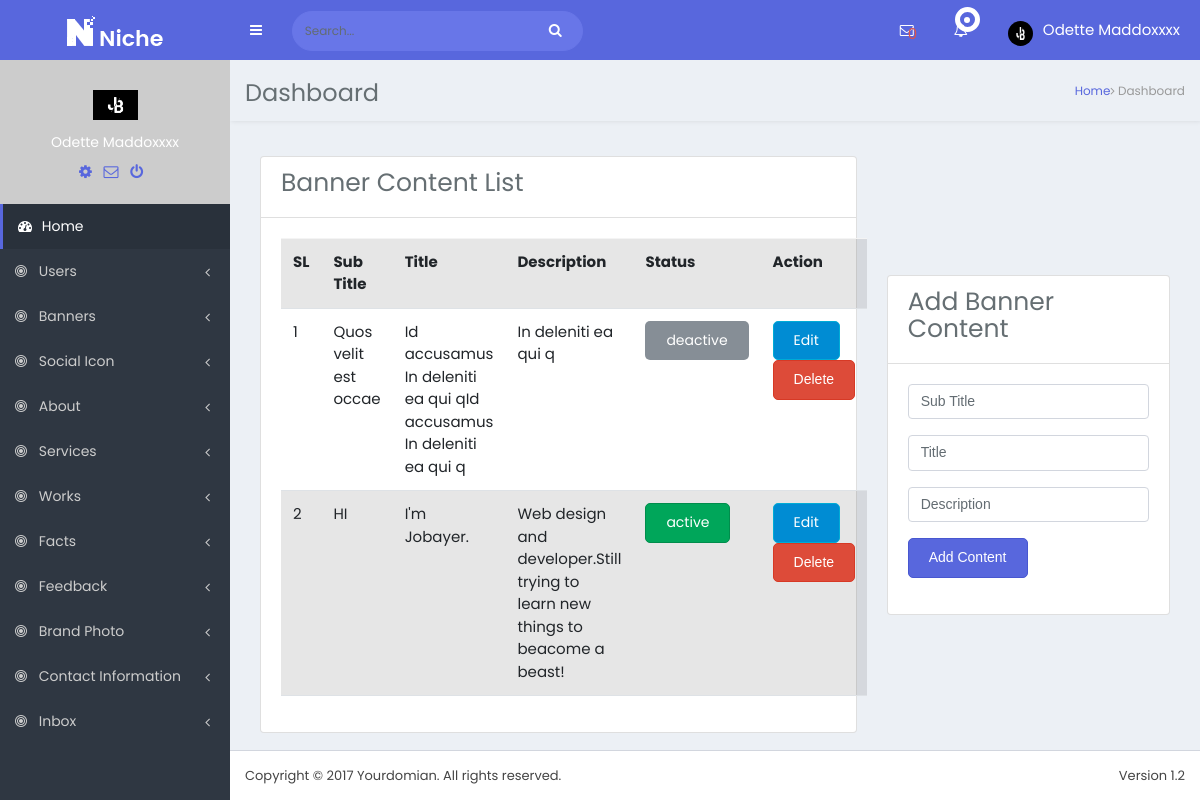
Page /banners/add_banner.php (signed in) on the earlier database version.
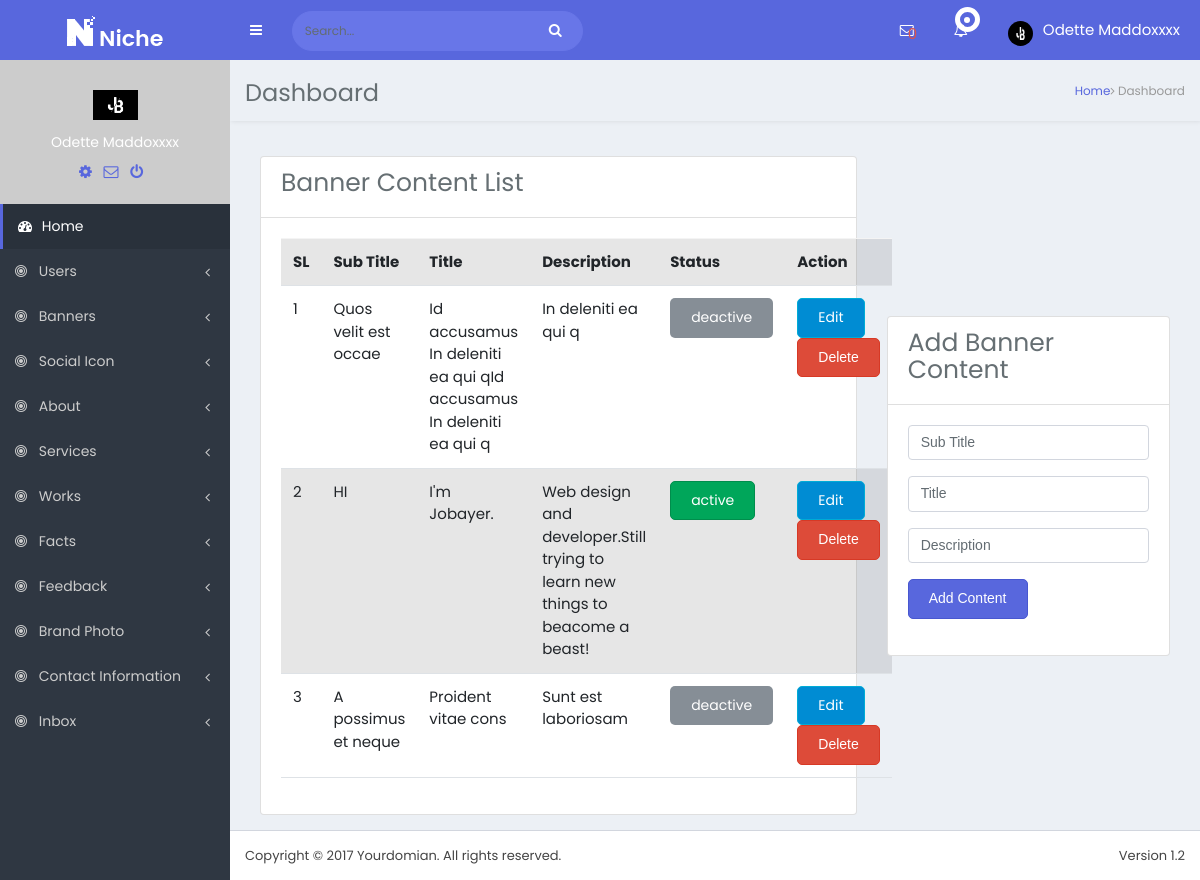
Same page on the later database version.
### tables this page shows
CREATE TABLE `users` (
  `id` int(11) NOT NULL,
  `name` varchar(100) NOT NULL,
  `email` varchar(100) NOT NULL,
  `password` varchar(100) NOT NULL,
  `profile_photo` varchar(50) DEFAULT NULL,
  `role` int(11) NOT NULL DEFAULT 0
);

CREATE TABLE `banners` (
  `id` int(11) NOT NULL,
  `sub_title` varchar(100) NOT NULL,
  `title` varchar(100) NOT NULL,
  `desp` varchar(100) NOT NULL,
  `status` int(11) NOT NULL
);

### banners/add_banner.php (the view, shortened to what this page needs)
<?php
require '../db.php';
$select = "SELECT * FROM banners";
$select_banner = mysqli_query($db_connect, $select);
require '../dashboard_header.php';
?>
<div class="container-fluid">
    <div class="row">
        <div class="col-lg-8">
            <div class="card">
                <div class="card-header">
                    <h3>Banner Content List</h3>
                </div>
                <div class="card-body">
                    <table class="table table-striped">
                        <tr>
                            <th>SL</th>
                            <th>Sub Title</th>
                            <th>Title</th>
                            <th>Description</th>
                            <th>Status</th>
                            <th>Action</th>
                        </tr>
                        <?php foreach($select_banner as $key=>$banner) { ?>
                        <tr>
                            <td><?=$key+1?></td>
                            <td><?=$banner['sub_title']?></td>
                            <td><?=$banner['title']?></td>
                            <td width="300"><?=$banner['desp']?></td>
                            <td><a href="banner_status.php?id=<?=$banner['id']?>" class="btn btn-<?= ($banner['status'] == 0?'secondary':'success') ?>"><?= ($banner['status'] == 0?'deactive':'active') ?></a></td>
                            <td>
                                <a href="edit_banner.php?id=<?=$banner['id']?>" class="btn btn-info del">Edit</a>
                                <button value="delete_banner.php?id=<?=$banner['id']?>" class="btn btn-danger del">Delete</button>
                            </td>
                        </tr>
                        <?php } ?>
                    </table>
                </div>
            </div>
        </div>
        <div class="col-lg-4 m-auto">
            <div class="card">
                <div class="card-header">
                    <h3>Add Banner Content</h3>
                </div>
                <div class="card-body">
                    <form action="banner_post.php" method="POST">
                        <div class="mb-3">
                            <input type="text" name="sub_title" class="form-control" placeholder="Sub Title">
                        </div>
                        <div class="mb-3">
                            <input type="text" name="title" class="form-control" placeholder="Title">
                        </div>
                        <div class="mb-3">
                            <input type="text" name="desp" class="form-control" placeholder="Description">
                        </div>
                        <div class="mb-3">
                            <button type="submit" class="btn btn-primary">Add Content</button>
                        </div>
                    </form>
                </div>
            </div>
        </div>
    </div>
</div>
<?php
require '../dashboard_footer.php';
?>

### dashboard_header.php (shortened to what this page needs)
<?php
require 'db.php';
?>
<!DOCTYPE html>
<html lang="en">
<head>
  <link href="https://cdn.jsdelivr.net/npm/bootstrap@5.0.2/dist/css/bootstrap.min.css" rel="stylesheet">
  <link rel="stylesheet" href="/tiger/backend/bootstrap/css/bootstrap.min.css">
  <link rel="stylesheet" href="/tiger/backend/css/style.css">
  <link rel="stylesheet" href="/tiger/backend/css/font-awesome/css/font-awesome.min.css">
  <link rel="stylesheet" href="/tiger/backend/css/et-line-font/et-line-font.css">
  <link rel="stylesheet" href="/tiger/backend/css/themify-icons/themify-icons.css">
  <link rel="stylesheet" href="/tiger/backend/plugins/chartist-js/chartist.min.css">
  <link rel="stylesheet" href="/tiger/backend/plugins/chartist-js/chartist-init.css">
  <link rel="stylesheet" href="/tiger/backend/plugins/chartist-js/chartist-plugin-tooltip.css">
</head>
<body class="hold-transition skin-blue sidebar-mini">
  <div class="wrapper boxed-wrapper">
    <header class="main-header">
      <a href="index.html" class="logo blue-bg">
        <span class="logo-lg"><img src="dist/img/logo.png" alt=""></span>
      </a>
      <nav class="navbar blue-bg navbar-static-top">
        <ul class="nav navbar-nav pull-left">
          <li><a class="sidebar-toggle" data-toggle="push-menu" href=""></a> </li>
        </ul>
        <div class="pull-left search-box">
          <form action="#" method="get" class="search-form">
            <div class="input-group">
              <input name="search" class="form-control" placeholder="Search..." type="text">
              <span class="input-group-btn">
                <button type="submit" name="search" id="search-btn" class="btn btn-flat"><i class="fa fa-search"></i> </button>
              </span>
            </div>
          </form>
        </div>
        <div class="navbar-custom-menu">
          <?php
          $total_unread_mesg = "SELECT COUNT(*) as unread FROM messages WHERE status=0";
          $total_unread_mesg_res = mysqli_query($db_connect, $total_unread_mesg);
          $after_assoc_unread = mysqli_fetch_assoc($total_unread_mesg_res);
          ?>
          <ul class="nav navbar-nav">
            <li class="dropdown messages-menu"> <a href="#" class="dropdown-toggle" data-toggle="dropdown"> <i class="fa fa-envelope-o"></i>
                <div class="notify"> <span class=" text-danger" ><?= $after_assoc_unread['unread'] ?></span> </div>
              </a>
            </li>
            <li class="dropdown messages-menu"> <a href="#" class="dropdown-toggle" data-toggle="dropdown"> <i class="fa fa-bell-o"></i>
                <div class="notify"> <span class="heartbit"></span> <span class="point"></span> </div>
              </a>
            </li>
            <?php
            $user_id = $_SESSION['id'];
            $user_select = "SELECT * FROM users WHERE id=$user_id";
            $user_select_result = mysqli_query($db_connect, $user_select);
            $after_assoc_name = mysqli_fetch_assoc($user_select_result);
           ?>
            <li class="dropdown user user-menu p-ph-res"> <a href="#" class="dropdown-toggle" data-toggle="dropdown"> <img src="/tiger/uploads/user/<?= $after_assoc_name['profile_photo'] ?>" class="user-image" alt="User Image"> <span class="hidden-xs"><?= $after_assoc_name['name'] ?></span> </a>
            </li>
          </ul>
        </div>
      </nav>
    </header>
    <aside class="main-sidebar">
      <div class="sidebar">
        <div class="user-panel">
          <div class="image text-center"><img src="/tiger/uploads/user/<?= $after_assoc_name['profile_photo'] ?>" alt="User Image"> </div>
          <div class="info">
            <p><?= $after_assoc_name['name'] ?></p>
            <a href="#"><i class="fa fa-cog"></i></a> <a href="#"><i class="fa fa-envelope-o"></i></a> <a href="#"><i class="fa fa-power-off"></i></a>
          </div>
        </div>
        <ul class="sidebar-menu" data-widget="tree">
          <li class="active"> <a href="/tiger/dashboard.php"> <i class="fa fa-dashboard"></i> Home </a>
          </li>
          <li class="treeview"> <a href="#"> <i class="fa fa-bullseye"></i> <span>Users</span> <span class="pull-right-container"> <i class="fa fa-angle-left pull-right"></i> </span> </a>
          </li>
          <li class="treeview"> <a href="#"> <i class="fa fa-bullseye"></i> <span>Banners</span> <span class="pull-right-container"> <i class="fa fa-angle-left pull-right"></i> </span> </a>
          </li>
          <li class="treeview"> <a href="#"> <i class="fa fa-bullseye"></i> <span>Social Icon</span> <span class="pull-right-container"> <i class="fa fa-angle-left pull-right"></i> </span> </a>
          </li>
          <li class="treeview"> <a href="#"> <i class="fa fa-bullseye"></i> <span>About</span> <span class="pull-right-container"> <i class="fa fa-angle-left pull-right"></i> </span> </a>
          </li>
          <li class="treeview"> <a href="#"> <i class="fa fa-bullseye"></i> <span>Services</span> <span class="pull-right-container"> <i class="fa fa-angle-left pull-right"></i> </span> </a>
          </li>
          <li class="treeview"> <a href="#"> <i class="fa fa-bullseye"></i> <span>Works</span> <span class="pull-right-container"> <i class="fa fa-angle-left pull-right"></i> </span> </a>
          </li>
          <li class="treeview"> <a href="#"> <i class="fa fa-bullseye"></i> <span>Facts</span> <span class="pull-right-container"> <i class="fa fa-angle-left pull-right"></i> </span> </a>
          </li>
          <li class="treeview"> <a href="#"> <i class="fa fa-bullseye"></i> <span>Feedback</span> <span class="pull-right-container"> <i class="fa fa-angle-left pull-right"></i> </span> </a>
          </li>
          <li class="treeview"> <a href="#"> <i class="fa fa-bullseye"></i> <span>Brand Photo</span> <span class="pull-right-container"> <i class="fa fa-angle-left pull-right"></i> </span> </a>
          </li>
          <li class="treeview"> <a href="#"> <i class="fa fa-bullseye"></i> <span>Contact Information</span> <span class="pull-right-container"> <i class="fa fa-angle-left pull-right"></i> </span> </a>
          </li>
          <li class="treeview"> <a href="#"> <i class="fa fa-bullseye"></i> <span>Inbox</span> <span class="pull-right-container"> <i class="fa fa-angle-left pull-right"></i> </span> </a>
          </li>
        </ul>
      </div>
    </aside>
    <div class="content-wrapper">
      <div class="content-header sty-one">
        <h1>Dashboard</h1>
        <ol class="breadcrumb">
          <li><a href="#">Home</a></li>
          <li><i class="fa fa-angle-right"></i> Dashboard</li>
        </ol>
      </div>
      <div class="content">

### dashboard_footer.php (shortened to what this page needs)
    </div>
  </div>
  <footer class="main-footer">
    <div class="pull-right hidden-xs">Version 1.2</div>
    Copyright © 2017 Yourdomian. All rights reserved.</footer>
</div>
</body>
</html>

Differences in the rows shown:
added banners: sub_title "A possimus et neque", title "Proident vitae cons", desp "Sunt est laboriosam", status "deactive"
